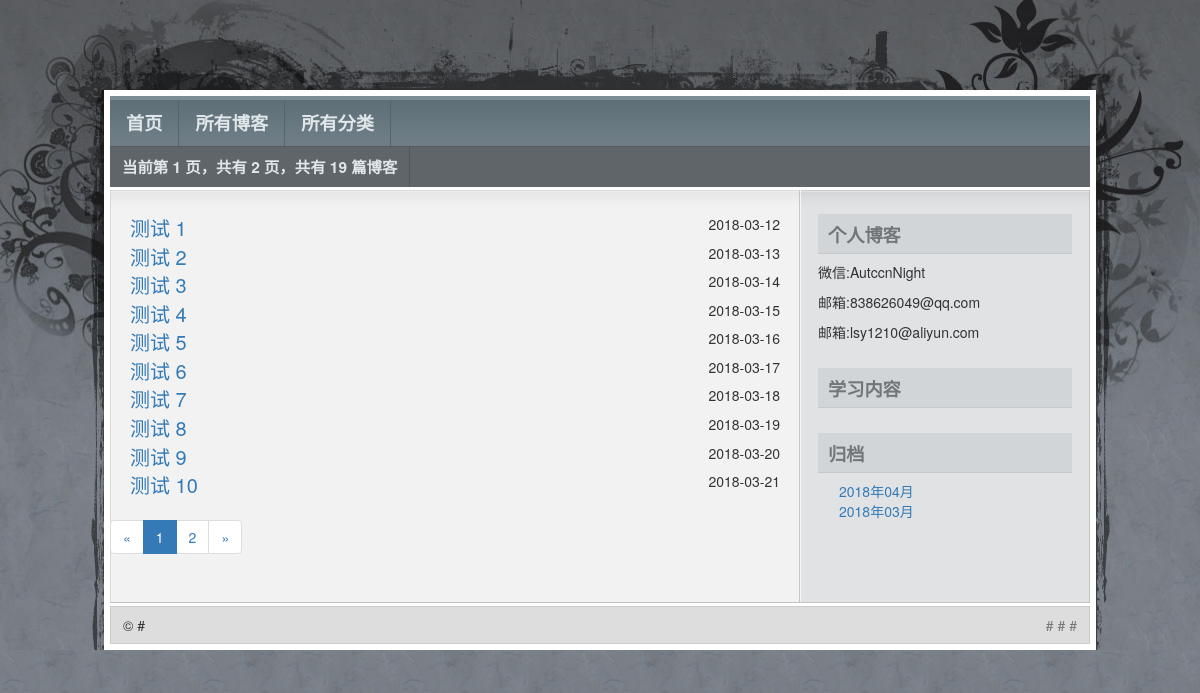
/blog/archieve_blogs.html/2018/3, run on an earlier commit of the app's database.
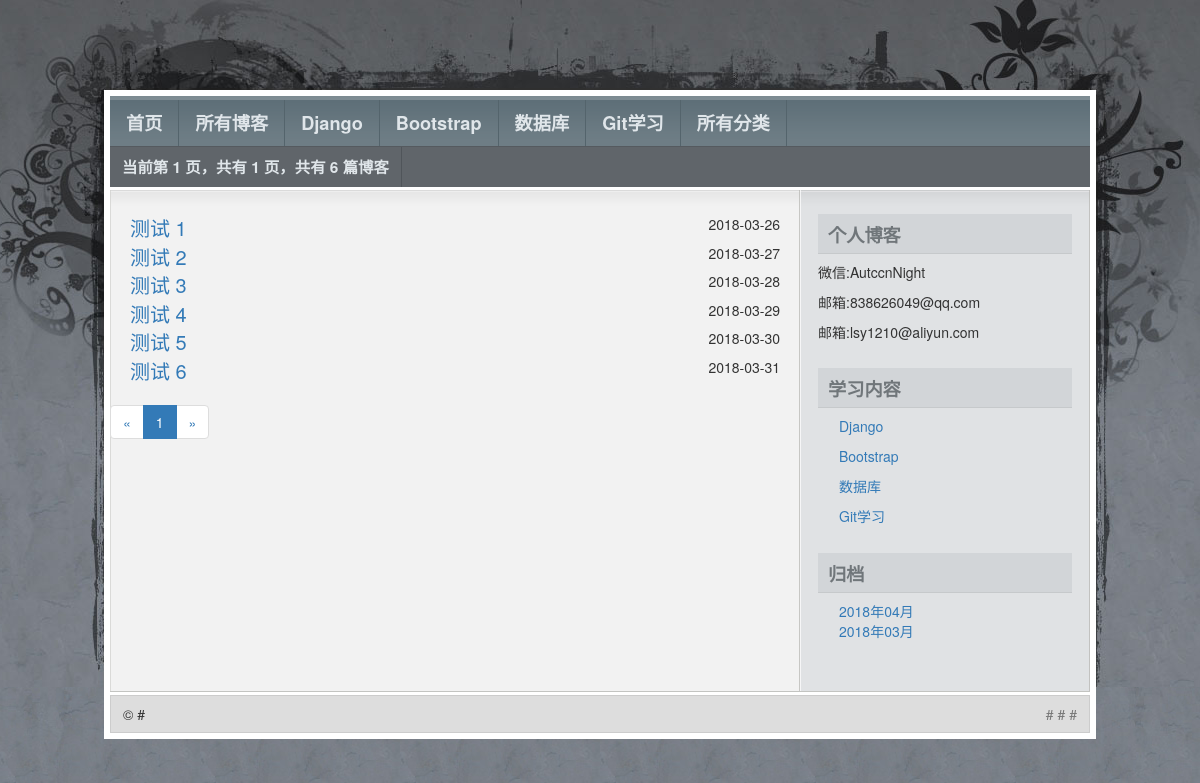
And on a later commit of the database.
### blog/models.py (models this page shows, shortened)
class Blog(models.Model):
    title = models.CharField(max_length=30,verbose_name='标题')
    blog_type = models.ForeignKey(BlogType,on_delete = models.DO_NOTHING)
    content = RichTextUploadingField() #正文不限制字数
    author = models.ForeignKey(User,on_delete = models.DO_NOTHING)
    created_time = models.DateTimeField(default = timezone.now,verbose_name='创建日期')
    last_updated_time = models.DateTimeField(default = timezone.now)
    class Meta:
        verbose_name="博客表"
        verbose_name_plural=verbose_name

class BaseType(models.Model):
    type_name = models.CharField(max_length=50,verbose_name='类型名称')
    class Meta:
        verbose_name = "博客大类型"
        verbose_name_plural = verbose_name

### blog/views.py (the view)
# urls.py: path('archieve_blogs.html/<int:year>/<int:month>', views.archieve_blogs, name='archieve_blogs'),
def archieve_blogs(request,year,month):
    date_blogs = Blog.objects.filter(created_time__year=year, created_time__month=month)
    date = "%s年%s月" % (year, month)
    '''分页显示'''
    pageObj, page_range = pag(request, date_blogs, 10)
    return render(request,'archieve_blogs.html',locals())

### blog/views.py (called while the page is built)
def gobal(request):
    base_types = BaseType.objects.all()
    ''' 获取所有的细分类'''
    all_categorys = BlogType.objects.all()
    ''
    ''' 获取大分类下的细分类'''
    ''' 获取所有的日期'''
    all_dates = Blog.objects.dates("created_time", 'month', order='DESC')
    ''' 获取所有的文章'''
    all_blogs = Blog.objects.all().order_by('-created_time')
    ''' 获取最近五篇文章'''
    recent_blogs = all_blogs[:5]
    '''dates(field, kind, order='ASC')三个参数为：字段，类型，和排序方法，ASC（正序）和DESC（倒序）'''
    all_dates = Blog.objects.dates("created_time", 'month', order='DESC')
    return locals()

### mysite/views.py (called while the page is built)
def gobal(request):
    base_types = BaseType.objects.all()
    ''' 获取所有的细分类'''
    all_categorys = BlogType.objects.all()
    ''' 获取所有的日期'''
    all_dates = Blog.objects.dates("created_time", 'month', order='DESC')
    ''' 获取所有的文章'''
    all_blogs = Blog.objects.all().order_by('-created_time')
    ''' 获取最近五篇文章'''
    recent_blogs = all_blogs[:5]
    '''dates(field, kind, order='ASC')三个参数为：字段，类型，和排序方法，ASC（正序）和DESC（倒序）'''
    all_dates = Blog.objects.dates("created_time", 'month', order='DESC')
    return locals()

### templates/archieve_blogs.html (shortened to what this page needs)
{% extends 'index.html' %}
{% load static from staticfiles %}
{% block sub %}
    <div id="subnav">
        <ul class="tabbed">
            <li class="current_page_item"><a href="#">当前第&nbsp;{{ pageObj.number }}&nbsp;页，共有&nbsp;{{ pageObj.paginator.num_pages }}&nbsp;页，共有&nbsp;{{ pageObj.paginator.count }}&nbsp;篇博客</a></li>
        </ul>
    </div>
{% endblock %}
{% block left %}
    <div class="left" id="content_wrapper">
        <div id="content">
            {% for blog in pageObj %}
                <div>
                    <a href="{% url 'blog:blog_post' blog.pk %}"><span class="blogtitle">{{ blog.title }}</span></a>
                    <span class="time">{{ blog.created_time|date:"Y-m-d" }}</span>
                    <br>
                </div>
            {% endfor %}
        </div>
        <div class="paginator">
            <ul class="pagination">
                <li>
                    {% if pageObj.has_previous %}
                        <a href="?page={{ pageObj.previous_page_number }}" aria-label="Previous">
                            <span aria-hidden="true">&laquo;</span>
                        </a>
                    {% else %}
                        <span aria-hidden="true">&laquo;</span>
                    {% endif %}
                </li>
                {% for page_num in page_range %}
                    {% if page_num == pageObj.number %}
                        <li class="active"><span>{{ page_num }}</span></li>
                    {% else %}
                        {% if page_num == '...' %}
                            <li><span>{{ page_num }}</span></li>
                        {% else %}
                            <li><a href="?page={{ page_num }}">{{ page_num }}</a></li>
                        {% endif %}
                    {% endif %}
                {% endfor %}
                <li>
                    {% if pageObj.has_next %}
                        <a href="?page={{ pageObj.next_page_number }}" aria-label="Next">
                            <span aria-hidden="true">&raquo;</span>
                        </a>
                    {% else %}
                        <span aria-hidden="true">&raquo;</span>
                    {% endif %}
                </li>
            </ul>
        </div>
    </div>
{% endblock %}

### templates/index.html (shortened to what this page needs)
{% load static from staticfiles %}
<!DOCTYPE html>
<html>
<head>
    <link rel="stylesheet" type="text/css" href="{% static 'css/style.css' %}" media="screen"/>
    <link rel="stylesheet" href="https://cdn.bootcss.com/bootstrap/3.3.7/css/bootstrap.min.css"
>
</head>
<body id="top">
<div id="layout_wrapper">
    <div id="layout_wrapper2">
        <div id="layout_wrapper3">
            <div id="layout_wrapper4">
                <div id="navigation">
                    <div id="nav">
                        <ul class="tabbed">
                            <li><a href="{% url 'home' %}">首页</a></li>
                            <li> <a href="{% url 'blog:blog_list' %}">所有博客</a>
                            </li>
                            {% for base in base_types %}
                            <li><a href="{% url 'blog:base_categorys' base.pk %}">{{base.type_name}}</a></li>
                            {% endfor %}
                            <li><a href="{% url 'blog:all_categorys' %}">所有分类</a></li>
                        </ul>
                    </div>
                    {% block sub %}{% endblock %}
                </div>
                <div id="main_wrapper">
                    <div id="main">
                        {% block left %}{% endblock %}
                        <div class="right" id="sidebar_wrapper">
                            <div id="sidebar">
                                <div class="box">
                                    <div class="box_title">个人博客</div>
                                    <div class="box_content">
                                        <p>微信:AutccnNight</p>
                                        <p>邮箱:838626049@qq.com</p>
                                        <p>邮箱:lsy1210@aliyun.com</p>
                                    </div>
                                </div>
                                <div class="box">
                                    <div class="box_title">学习内容</div>
                                    <div class="box_content">
                                        {% for base in base_types%}
                                        <ul>
                                            <li><a href="{% url 'blog:base_categorys' base.pk %}">{{ base.type_name}}</a></li>
                                        </ul>
                                         {% endfor %}
                                    </div>
                                </div>
                                <div class="box">
                                    <div class="box_title">归档</div>
                                    <div class="box_content">
                                        <ul>
                                            {% for date in all_dates %}
                                                <li>
                                                    <a href="{% url 'blog:archieve_blogs' date.year date.month %}">
                                                        {{ date|date:"Y年m月" }}</a>&nbsp;&nbsp;
                                                </li>
                                            {% endfor %}
                                        </ul>
                                    </div>
                                </div>
                            </div>
                        </div>
                    </div>
                </div>
                <div id="footer">
                    <div class="left">
                        &copy; #
                    </div>
                    <div class="right">
                        <a href="#">#</a> # <a href="#">#</a>
                    </div>
                </div>
            </div>
        </div>
    </div>
</div>
</body>
</html>

What changed in the data, as far as the page shows it:
no longer on this page (row edited): Blog: title "测试 7", created_time "2018-03-18"
no longer on this page (row edited): Blog: title "测试 8", created_time "2018-03-19"
no longer on this page (row edited): Blog: title "测试 9", created_time "2018-03-20"
no longer on this page (row edited): Blog: title "测试 10", created_time "2018-03-21"
added BaseType: type_name "Django"
added BaseType: type_name "Bootstrap"
added BaseType: type_name "数据库"
added BaseType: type_name "Git学习"
changed Blog "测试 1": created_time "2018-03-12" → "2018-03-26"
changed Blog "测试 2": created_time "2018-03-13" → "2018-03-27"
changed Blog "测试 3": created_time "2018-03-14" → "2018-03-28"
changed Blog "测试 4": created_time "2018-03-15" → "2018-03-29"
changed Blog "测试 5": created_time "2018-03-16" → "2018-03-30"
changed Blog "测试 6": created_time "2018-03-17" → "2018-03-31"
Also different on the page:
{{ pageObj.paginator.num_pages }}: "2" → "1"
{{ pageObj.paginator.count }}: "19" → "6"
list line gone: "2"
